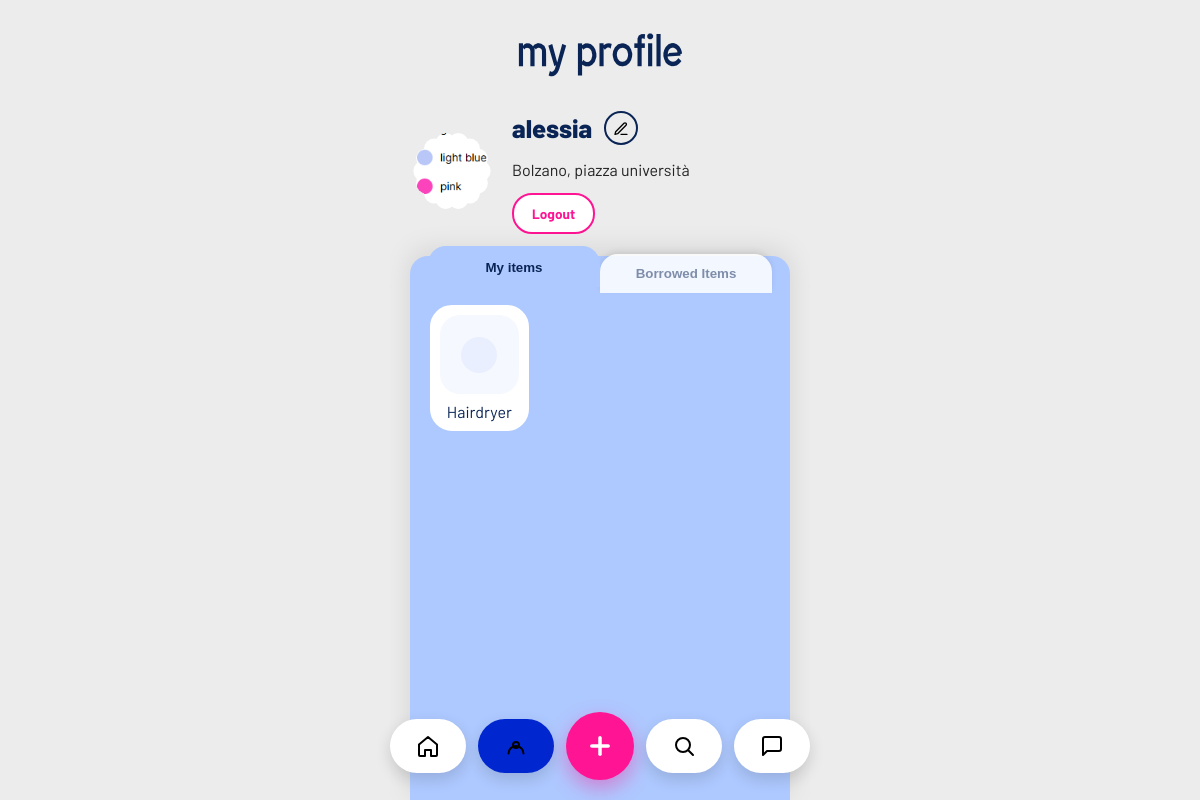
Screenshot of /profile (signed in) with the database file from the repository.
### tables this page shows
CREATE TABLE users (
                id INTEGER PRIMARY KEY AUTOINCREMENT,
                username TEXT UNIQUE NOT NULL,
                email TEXT UNIQUE,
                password TEXT NOT NULL,
                location TEXT,
                categories TEXT
            , photo TEXT);

CREATE TABLE items (
            id INTEGER PRIMARY KEY AUTOINCREMENT,
            name TEXT NOT NULL,
            description TEXT,
            owner_id INTEGER NOT NULL,
            status TEXT DEFAULT 'available',
            keywords TEXT, category TEXT, photo TEXT,
            FOREIGN KEY (owner_id) REFERENCES "users_old" (id)
        );

### app.py (the view)
@app.route('/profile')
def profile():
    if 'user_id' not in session:
        return redirect(url_for('login'))
    conn = get_db_connection()
    cursor = conn.cursor()
    cursor.execute('SELECT username, email, location, categories, photo FROM users WHERE id = ?', (session['user_id'],))
    user = cursor.fetchone()
    user_categories = [c.strip() for c in (user['categories'] or '').split(',') if c.strip()]
    cursor.execute("SELECT id, name, photo, category, status FROM items WHERE owner_id = ? AND status != 'requested'", (session['user_id'],))
    my_items = cursor.fetchall()
    cursor.execute('''
        SELECT i.id, i.name, i.photo, i.category, u.username as owner_name, r.status
        FROM requests r
        JOIN items i ON r.item_id = i.id
        JOIN users u ON i.owner_id = u.id
        WHERE r.borrower_id = ?
        ORDER BY r.created_at DESC
    ''', (session['user_id'],))
    borrowed_items = cursor.fetchall()
    conn.close()
    return render_template('profile.html', user=user, my_items=my_items, borrowed_items=borrowed_items,
                         categories=PROFILE_CATEGORIES, user_categories=user_categories)

### app.py (called while the page is built)
def get_db_connection():
    conn = sqlite3.connect(DATABASE)
    conn.row_factory = sqlite3.Row
    return conn

@app.context_processor
def inject_current_user_photo():
    if 'user_id' not in session:
        return {'current_user_photo': None}
    conn = get_db_connection()
    cursor = conn.cursor()
    cursor.execute('SELECT photo FROM users WHERE id = ?', (session['user_id'],))
    row = cursor.fetchone()
    conn.close()
    return {'current_user_photo': row['photo'] if row else None}

### templates/profile.html (shortened to what this page needs)
{% from 'macros.html' import user_avatar %}
<!DOCTYPE html>
<html lang="en">
<head>
    <link rel="stylesheet" href="{{ url_for('static', filename='style.css') }}">
</head>
<body class="no-scroll-page">
    <div class="container profile-page">
        <header class="profile-header">
            <h1>my profile</h1>
        </header>
        <section class="profile-user-row">
            {{ user_avatar('profile-avatar', current_user_photo, link=false) }}
            <div class="profile-user-info">
                <div class="profile-user-name-row">
                    <span class="profile-user-name">{{ user.username }}</span>
                    <button class="profile-edit-button" type="button" aria-label="Edit profile" onclick="openEditProfileModal()"><span class="icon icon-pencil" aria-hidden="true"></span></button>
                </div>
                <p class="profile-location">{{ user.location or 'Unknown' }}</p>
                <a href="{{ url_for('logout') }}" class="profile-logout-btn">Logout</a>
            </div>
        </section>
        <section class="profile-content">
            <div class="profile-tabs">
                <button class="tab active" data-tab="my-items">My items</button>
                <button class="tab" data-tab="borrowed-items">Borrowed Items</button>
            </div>
            <div class="tab-panels">
                <div class="tab-panel active" id="my-items">
                    <div class="items-grid">
                        {% if my_items %}
                            {% for item in my_items %}
                            <div class="item-card">
                                <div class="item-image">
                                    <div class="item-image-placeholder" {% if item.photo %}style="display:none;"{% endif %}></div>
                                </div>
                                <div class="item-name">{{ item.name }}</div>
                            </div>
                            {% endfor %}
                        {% else %}
                            <p class="empty-state">No items yet</p>
                        {% endif %}
                    </div>
                </div>
            </div>
        </section>
        {% include 'footer_nav.html' %}
    </div>
</body>
</html>

### templates/macros.html
{% macro user_avatar(css_class, photo, link=true) %}
{% if link %}
<a href="{{ url_for('profile') }}" class="{{ css_class }}{% if not photo %} icon icon-user{% endif %}" aria-label="Profile">{% if photo %}<img src="{{ url_for('static', filename='uploads/' + photo) }}" alt="" class="avatar-photo">{% endif %}</a>
{% else %}
<div class="{{ css_class }}{% if not photo %} icon icon-user{% endif %}">{% if photo %}<img src="{{ url_for('static', filename='uploads/' + photo) }}" alt="" class="avatar-photo">{% endif %}</div>
{% endif %}
{% endmacro %}

### rows the page displays
users: photo (picture), username "alessia", location "Bolzano, piazza università"
items: name "Hairdryer"
